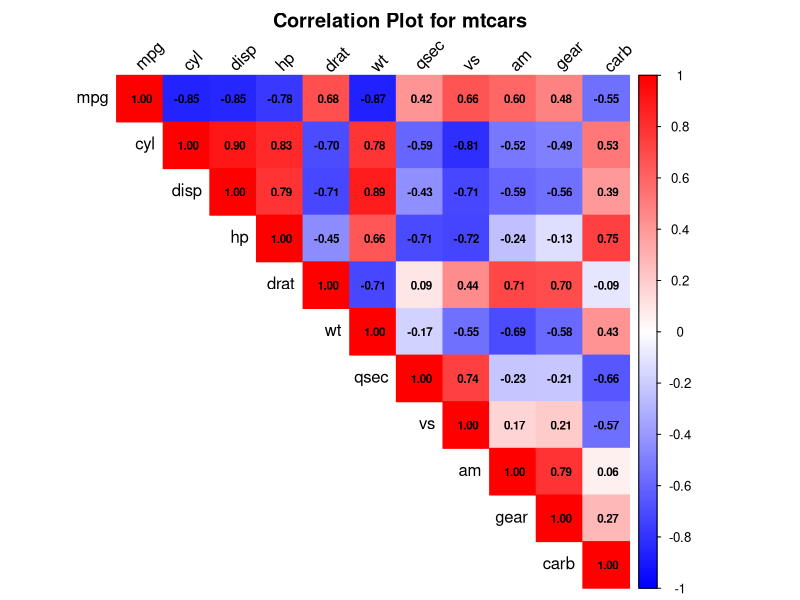
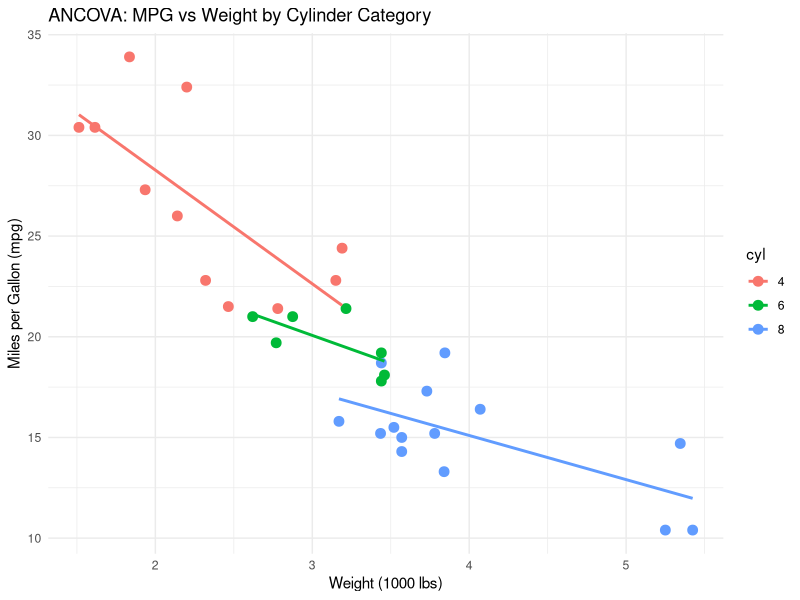

Source code (R) for these figures, in order:
# Load the dataset
data(mtcars)
head(mtcars)
# Compute correlation matrix for all numeric variables
cor_matrix <- cor(mtcars)

# Display the correlation matrix
print(cor_matrix)
# Install and load corrplot package if not already installed
if(!require(corrplot)) install.packages("corrplot")
library(corrplot)

# Plot correlation matrix
corrplot(cor_matrix, method = "color", type = "upper",
         tl.col = "black", tl.srt = 45,
         addCoef.col = "black", number.cex = 0.7,
         col = colorRampPalette(c("blue", "white", "red"))(200),
         title = "Correlation Plot for mtcars", mar = c(0,0,2,0))
# Convert 'cyl' to a categorical variable (factor)
mtcars$cyl <- as.factor(mtcars$cyl)

# Fit a linear model with mpg depending on weight and cylinder category
ancova_model <- lm(mpg ~ wt + cyl, data = mtcars)

# Summary of model
summary(ancova_model)

# Perform ANOVA
anova(ancova_model)

# Visualization of ANCOVA
if(!require(ggplot2)) install.packages("ggplot2")
library(ggplot2)

ggplot(mtcars, aes(x = wt, y = mpg, color = cyl)) +
  geom_point(size = 3) +
  geom_smooth(method = "lm", se = FALSE) +
  labs(title = "ANCOVA: MPG vs Weight by Cylinder Category",
       x = "Weight (1000 lbs)", y = "Miles per Gallon (mpg)") +
  theme_minimal()
